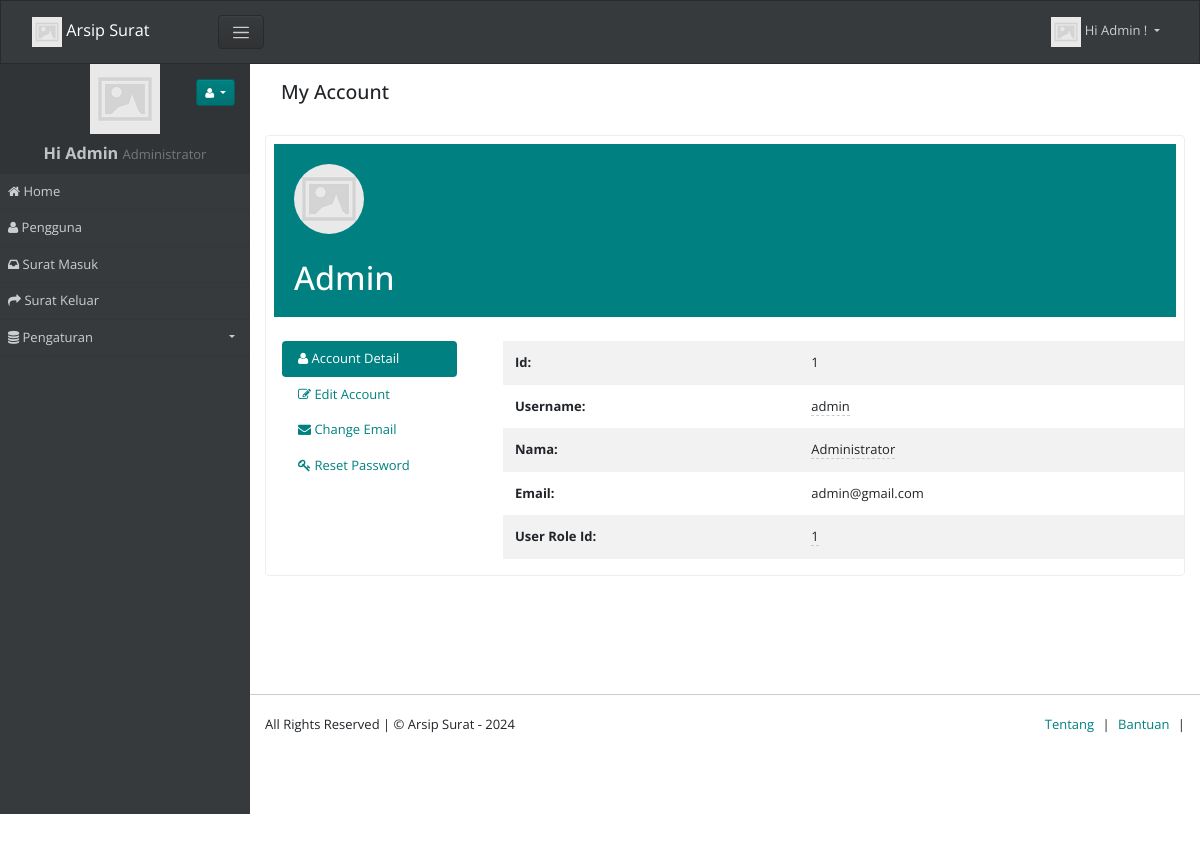
Screenshot of /account (signed in) with the database file from the repository.
### tables this page shows
CREATE TABLE `pengguna` (
  `id` int(15) NOT NULL,
  `username` varchar(25) NOT NULL,
  `password` varchar(255) DEFAULT NULL,
  `nama` varchar(35) NOT NULL,
  `email` varchar(500) NOT NULL,
  `photo` varchar(500) NOT NULL,
  `login_session_key` varchar(255) DEFAULT NULL,
  `email_status` varchar(255) DEFAULT NULL,
  `password_expire_date` datetime DEFAULT '2021-08-24 00:00:00',
  `password_reset_key` varchar(255) DEFAULT NULL,
  `user_role_id` int(11) NOT NULL
);

### app/views/partials/account/view.php (the view, shortened to what the rows shown need)
<?php
$can_edit = ACL::is_allowed("pengguna/edit");
?>
<?php
$page_element_id = "view-page-" . random_str();
$current_page = $this->set_current_page_link();
$data = $this->view_data;
?>
<section class="page" id="<?php echo $page_element_id; ?>" data-page-type="view"  data-display-type="table" data-page-url="<?php print_link($current_page); ?>">
    <div  class="">
        <div class="container">
            <div class="row ">
                <div class="col-md-12 comp-grid">
                    <div  class="card animated fadeIn page-content">
                        <?php
                        if(!empty($data)){
                        ?>
                        <div class="bg-primary m-2 mb-4">
                            <div class="profile">
                                <div class="avatar">
                                    <?php
                                    if(!empty(USER_PHOTO)){
                                    Html::page_img(USER_PHOTO, 100, 100);
                                    }
                                    ?>
                                </div>
                                <h1 class="title mt-4"><?php echo $data['username']; ?></h1>
                            </div>
                        </div>
                        <div class="row">
                            <div class="col-md-3">
                                <div class="mx-3 mb-3">
                                    <ul class="nav nav-pills flex-column text-left">
                                        <li class="nav-item">
                                            <a data-toggle="tab" href="#AccountPageView" class="nav-link active">
                                                <i class="fa fa-user"></i> Account Detail
                                            </a>
                                        </li>
                                        <li class="nav-item">
                                            <a data-toggle="tab" href="#AccountPageEdit" class="nav-link">
                                                <i class="fa fa-edit"></i> Edit Account
                                            </a>
                                        </li>
                                        <li class="nav-item">
                                            <a data-toggle="tab" href="#AccountPageChangeEmail" class="nav-link">
                                                <i class="fa fa-envelope"></i> Change Email
                                            </a>
                                        </li>
                                        <li class="nav-item">
                                            <a data-toggle="tab" href="#AccountPageChangePassword" class="nav-link">
                                                <i class="fa fa-key"></i> Reset Password
                                            </a>
                                        </li>
                                    </ul>
                                </div>
                            </div>
                            <div class="col-sm-9">
                                <div class="mb-3">
                                    <div class="tab-content">
                                        <div class="tab-pane show active fade" id="AccountPageView" role="tabpanel">
                                            <table class="table table-hover table-borderless table-striped">
                                                <tbody class="page-data" id="page-data-<?php echo $page_element_id; ?>">
                                                    <tr  class="td-id">
                                                        <th class="title"> Id: </th>
                                                        <td class="value"> <?php echo $data['id']; ?></td>
                                                    </tr>
                                                    <tr  class="td-username">
                                                        <th class="title"> Username: </th>
                                                        <td class="value">
                                                            <span <?php if($can_edit){ ?> data-value="<?php echo $data['username']; ?>"
                                                                data-pk="<?php echo $data['id'] ?>"
                                                                data-url="<?php print_link("pengguna/editfield/" . urlencode($data['id'])); ?>"
                                                                data-name="username"
                                                                data-title="Enter Username"
                                                                data-placement="left"
                                                                data-toggle="click"
                                                                data-type="text"
                                                                data-mode="popover"
                                                                data-showbuttons="left"
                                                                class="is-editable" <?php } ?>>
                                                                <?php echo $data['username']; ?>
                                                            </span>
                                                        </td>
                                                    </tr>
                                                    <tr  class="td-nama">
                                                        <th class="title"> Nama: </th>
                                                        <td class="value">
                                                            <span <?php if($can_edit){ ?> data-value="<?php echo $data['nama']; ?>"
                                                                data-pk="<?php echo $data['id'] ?>"
                                                                data-url="<?php print_link("pengguna/editfield/" . urlencode($data['id'])); ?>"
                                                                data-name="nama"
                                                                data-title="Enter Nama"
                                                                data-placement="left"
                                                                data-toggle="click"
                                                                data-type="text"
                                                                data-mode="popover"
                                                                data-showbuttons="left"
                                                                class="is-editable" <?php } ?>>
                                                                <?php echo $data['nama']; ?>
                                                            </span>
                                                        </td>
                                                    </tr>
                                                    <tr  class="td-email">
                                                        <th class="title"> Email: </th>
                                                        <td class="value"> <?php echo $data['email']; ?></td>
                                                    </tr>
                                                    <tr  class="td-user_role_id">
                                                        <th class="title"> User Role Id: </th>
                                                        <td class="value">
                                                            <span <?php if($can_edit){ ?> data-source='<?php print_link('api/json/account_user_role_id_option_list'); ?>'
                                                                data-value="<?php echo $data['user_role_id']; ?>"
                                                                data-pk="<?php echo $data['id'] ?>"
                                                                data-url="<?php print_link("pengguna/editfield/" . urlencode($data['id'])); ?>"
                                                                data-name="user_role_id"
                                                                data-title="Select a value ..."
                                                                data-placement="left"
                                                                data-toggle="click"
                                                                data-type="select"
                                                                data-mode="popover"
                                                                data-showbuttons="left"
                                                                class="is-editable" <?php } ?>>
                                                                <?php echo $data['user_role_id']; ?>
                                                            </span>
                                                        </td>
                                                    </tr>
                                                </tbody>
                                            </table>
                                        </div>
                                    </div>
                                </div>
                            </div>
                        </div>
                        <?php
                        }
                        ?>
                    </div>
                </div>
            </div>
        </div>
    </div>
</section>

### rows the page displays
pengguna: username "Admin", id "1", username "admin", nama "Administrator", email "admin@gmail.com", user_role "1"

### other values shown
SITE_NAME "Arsip Surat"
USER_NAME "Admin"
ACL::$user_role "Administrator"
$menuobj['label'] "Home"
$menuobj['label'] "Pengguna"
$menuobj['label'] "Surat Masuk"
$menuobj['label'] "Surat Keluar"
$menuobj['label'] "Pengaturan"
